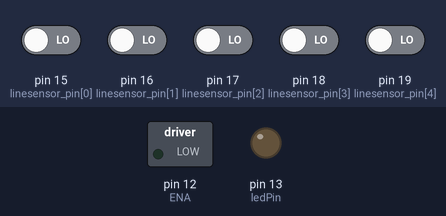
The sketch below on a simulated Arduino Uno, built with avr-gcc and run on an emulated ATmega328P. On the bench: switched loads named in the sketch (green lamp = pin HIGH), output pins drawn as LEDs (lit = HIGH). Inputs (shaded band) come from the test bench; at power-on: pin 15 (linesensor_pin[0]), pin 16 (linesensor_pin[1]), pin 17 (linesensor_pin[2]), pin 18 (linesensor_pin[3]), pin 19 (linesensor_pin[4]) LOW. What the sketch prints to the serial monitor is not drawn.

Above: at 1.2 s.
1.3 s: pin 18 (linesensor_pin[3]) driven HIGH
At 2.0 s:
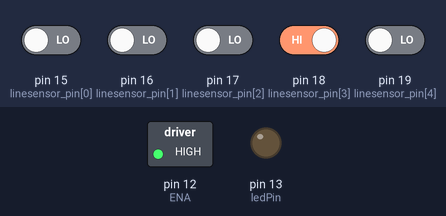
2.8 s: pin 18 (linesensor_pin[3]) driven LOW
5.8 s: pin 15 (linesensor_pin[0]) driven HIGH
At 6.7 s:
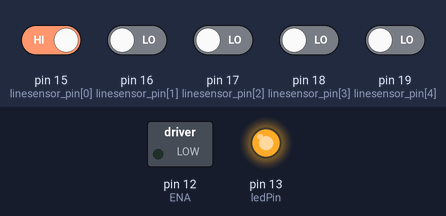
7.3 s: pin 17 (linesensor_pin[2]) driven HIGH
At 7.8 s:
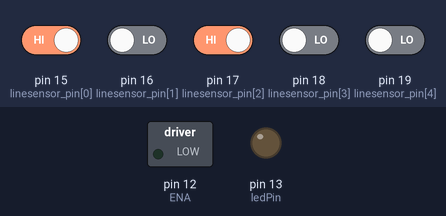
10.3 s: pin 17 (linesensor_pin[2]) driven LOW
At 11.3 s:
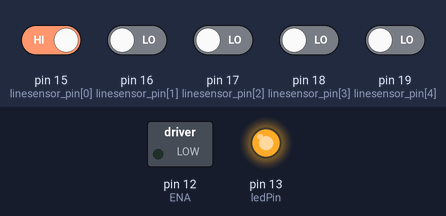
13.3 s: pin 19 (linesensor_pin[4]) driven HIGH
At 13.6 s:
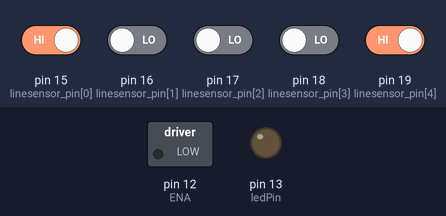
Timing chart, 0 to 16.3 s (numbered marks = the images above; inputs shaded):
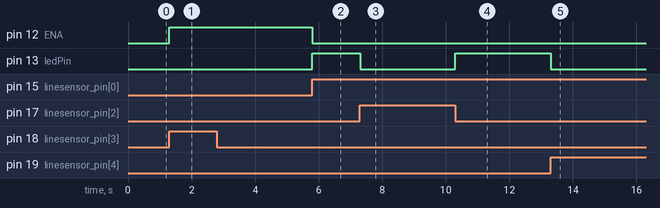

Measured:
- after the input at 1.3 s, pin 12 (ENA): LOW → HIGH at once
- after the input at 5.8 s, pin 12 (ENA): HIGH → LOW at once; pin 13 (ledPin): LOW → HIGH at once
- after the input at 7.3 s, pin 13 (ledPin): HIGH → LOW at once
- after the input at 10.3 s, pin 13 (ledPin): LOW → HIGH at once
- after the input at 13.3 s, pin 13 (ledPin): HIGH → LOW at once

The sketch:

20240603_LineTracing.ino
```cpp
#define ledPin 13 // LED는 디지털 핀 13에 연결됨

#define LINE_DETECT_WHITE 1

#define motor_speed_offset 10
int linesensor_data[5] = {0,0,0,0,0};
int linesensor_pin[5] = {15,16,17,18,19};

#define IN1 8
#define IN2 9
#define ENA 12

#define IN3 11
#define IN4 10
#define ENB 13
int read_digital_line_sensor(void)
{
  int i;
  int sum= 0;
  for(i=0;i<5;i++)
  {
    if(LINE_DETECT_WHITE == 0)
    {
      linesensor_data[i] = 1 - digitalRead(linesensor_pin[i]);
    }
    else
    {
      linesensor_data[i] = digitalRead(linesensor_pin[i]);
    }
    sum += linesensor_data[i];
  }
  if(sum == 5)
  {
      return sum;
  }
  else if (sum ==2)
  {
      if( (linesensor_data[3] == 1) && (linesensor_data[4] == 1) ) return 3;
      if( (linesensor_data[2] == 1) && (linesensor_data[3] == 1) ) return 1;
      if( (linesensor_data[1] == 1) && (linesensor_data[2] == 1) ) return -1;
      if( (linesensor_data[0] == 1) && (linesensor_data[1] == 1) ) return -3;
  }
  else if (sum == 1)
  {
      if(linesensor_data[0] == 1) return -4;
      if(linesensor_data[1] == 1) return -2;
      if(linesensor_data[2] == 1) return 0;
      if(linesensor_data[3] == 1) return 2;
      if(linesensor_data[4] == 1) return 4;
  }
  else if(sum == 3)
  {
      return -10;
  }
  else
  {
      return -5;
  }
}
void motor_L_control(int speed)
{
    if (speed >= 0)
    {
        digitalWrite(IN1, LOW);
        digitalWrite(IN2, HIGH);
        analogWrite(ENA, speed); // 0-255
    }
    else
    {
        digitalWrite(IN1, HIGH);
        digitalWrite(IN2, LOW);
        analogWrite(ENA, -speed);
    }
}

void motor_R_control(int speed)
{
    if (speed >= 0)
    {
        digitalWrite(IN3, HIGH);
        digitalWrite(IN4, LOW);
        analogWrite(ENB, speed); // 0-255
    }
    else
    {
        digitalWrite(IN3, LOW);
        digitalWrite(IN4, HIGH);
        analogWrite(ENB, -speed);
    }
}

void robot_control(int left_motor_speed, int right_motor_speed)
{
    motor_L_control(left_motor_speed);
    motor_R_control(right_motor_speed);
}
void setup(){
  int i;
  pinMode(ledPin, OUTPUT);

  for(i=0;i<5;i++)
  {
      pinMode(linesensor_pin[i], INPUT);
  }
  Serial.begin(115200);
}

void line_following(int line_type)
{
  switch(line_type)
  {
    case -4:
      // 왼쪽으로 큰 각도로 회전
          motor_R_control(-200);
          motor_L_control(80);
          break;
    case -3:
      // 왼쪽으로 약간 각도로 회전
          motor_R_control(-180);
          motor_L_control(40);
          break;

    case -2:
      // 왼쪽으로 약간 각도로 회전
          motor_R_control(-160);
          motor_L_control(10);
          break;

    case -1:
      // 왼쪽으로 작은 각도로 회전
          motor_R_control(-140);
          motor_L_control(20);
          break;

    case 0:
      // 직진
          motor_R_control(-80);
          motor_L_control(80);
          break;

    case 1:
      // 오른쪽으로 작은 각도로 회전
          motor_R_control(-20);
          motor_L_control(140);
          break;

    case 2:
      // 오른쪽으로 약간 각도로 회전
          motor_R_control(-10);
          motor_L_control(160);
          break;

    case 3:
      // 오른쪽으로 약간 각도로 회전
          motor_R_control(-40);
          motor_L_control(180);
          break;

    case 4:
      // 오른쪽으로 큰 각도로 회전
          motor_R_control(-80);
          motor_L_control(200);
          break;

    case 5:
      // 선을 발견하지 못한 경우, 정지
          motor_R_control(0);
          motor_L_control(0);
          break;
  }
}


void loop(){
  int i;
  int sum = 0;
  int line_type = 0;
  line_type = read_digital_line_sensor();  // 함수 실행
  sum = read_digital_line_sensor();

  Serial.print("Input data =");
  for(i=0;i<5;i++)
  {
      Serial.print(linesensor_data[i]);
      Serial.print(" ");
  }
  Serial.print(sum);
  Serial.println(" ");

  line_following(line_type);
}
```
